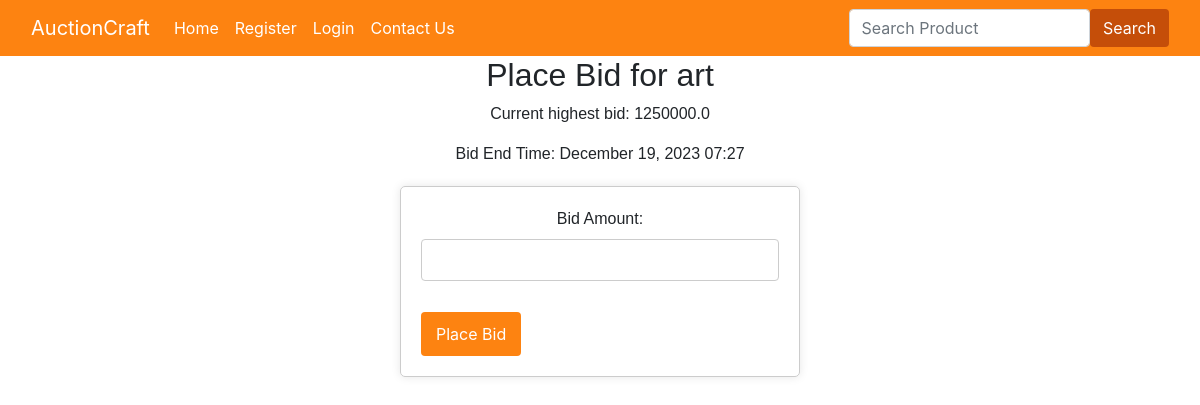
The page /place_bid/1/ on the database its author committed.
### users/models.py (models this page shows, shortened)
class AuctionItem(models.Model):
    seller = models.ForeignKey(User, on_delete=models.CASCADE)
    name = models.CharField(max_length=100)
    price = models.FloatField()
    image = CloudinaryField('image')
    @property
    def bid_end_time(self):
        try:
            latest_bid = self.bid_set.latest('timestamp')
            return latest_bid.timestamp + timedelta(days=1)
        except ObjectDoesNotExist:
            return timezone.now() + timedelta(days=1)

class Bid(models.Model):
    customer = models.ForeignKey(Customer, on_delete=models.CASCADE)
    item = models.ForeignKey(AuctionItem, on_delete=models.CASCADE)
    amount = models.FloatField()
    timestamp = models.DateTimeField(default=now)

### users/views.py (the view)
# urls.py: path("place_bid/<int:myid>/", views.place_bid, name="place_bid"),
def place_bid(request, myid):
    item = AuctionItem.objects.get(id=myid)
    highest_bid = Bid.objects.filter(item=item).order_by('-amount').first()
    if request.method == 'POST':
        form = BidForm(request.POST)
        if form.is_valid():
            bid_amount = form.cleaned_data['amount']
            if highest_bid and bid_amount <= highest_bid.amount:
                messages.error(request, 'Your bid must be higher than the current highest bid.')
            else:
                bid = Bid(customer=request.user.customer, item=item, amount=bid_amount)
                bid.save()
                messages.success(request, 'Bid placed successfully.')
                return redirect('place_bid', myid=item.id)
    else:
        form = BidForm()
    bid_end_time = item.bid_end_time
    return render(request, 'users/place_bid.html', {'form': form, 'item': item, 'highest_bid': highest_bid, 'bid_end_time': bid_end_time})

### users/forms.py
class BidForm(forms.Form):
    amount = forms.FloatField(label='Bid Amount')

### users/templates/users/place_bid.html (shortened to what this page needs)
{% extends 'users/base.html' %}
{% load static %}
{% block style %}
<link rel="stylesheet" type="text/css" href="{% static 'css/bid.css' %}">
{% endblock style %}
{% block body %}
<h2>Place Bid for {{ item.name }}</h2>
<p>Current highest bid: {% if highest_bid %} {{ highest_bid.amount }}{% else %}No bids yet{% endif %}</p>
<p>Bid End Time: {{ item.bid_end_time|date:"F j, Y H:i" }}</p>
<form method="post" class="bid-form">
	{{ form.as_p }}
	<button type="submit">Place Bid</button>
</form>
{% endblock %}

### users/static/css/bid.css (style rules this page uses)
h2, p { text-align: center; font-family: Arial, Helvetica, sans-serif; }
.bid-form { max-width: 400px; margin: 20px auto; padding: 20px; border: 1px solid #ccc; border-radius: 5px; box-shadow: 0 0 10px rgba(0, 0, 0, 0.1); }
.bid-form label { display: block; margin-bottom: 8px; }
.bid-form input[type="text"], .bid-form input[type="number"] { width: 100%; padding: 8px; margin-bottom: 15px; box-sizing: border-box; border: 1px solid #ccc; border-radius: 4px; }
.bid-form button { background-color: #fd8311; color: #fff; padding: 10px 15px; border: none; border-radius: 4px; cursor: pointer; }

### rows shown on the page
AuctionItem: name "art", bid_end_time "December 19, 2023 07:27"
Bid: amount "1250000.0"
